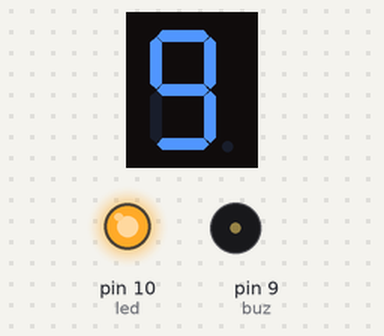
A sketch run on a simulated Arduino Uno, built with avr-gcc and run on an emulated ATmega328P. Parts: 1-digit seven-segment display, output pins drawn as LEDs (lit = HIGH), buzzer (waves = sounding). Wiring (inferred from the names in the program): 1-digit 7-segment display, segments lit when HIGH: segments pin 2, pin 3, pin 4, pin 5, pin 6, pin 7, pin 8. The segment pins are drawn as the display they are named for; pins used as bus, display or sensor lines are not drawn.

Above: at 0.1 s.
At 5.1 s:
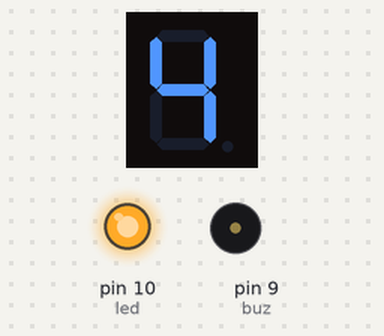
At 10.1 s:
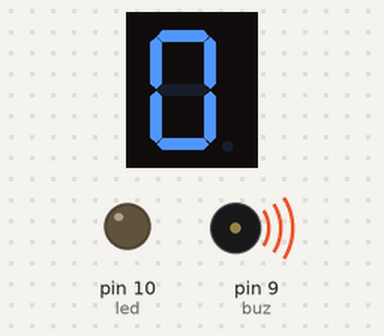
At 10.6 s:
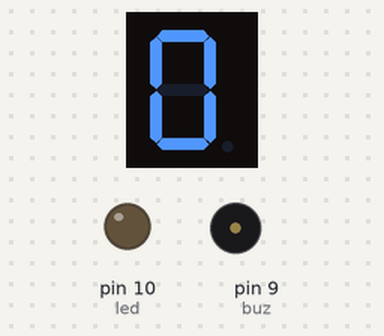
Timing chart, 0 to 12.1 s (numbered marks = the images above):
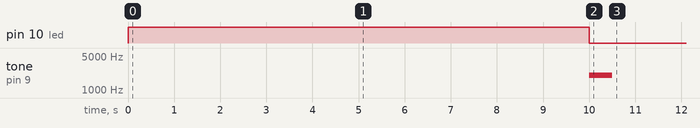

Measured:
- what the display in image 1 shows lasts 1.0 s, from 5.0 s to 6.0 s

The sketch:

practica_3_5.ino
```cpp
#define buz 9
#define led 10

const int a = 2;
const int b = 3;
const int c = 4;
const int d = 5;
const int e = 6;
const int f = 7;
const int g = 8;

const int D = 7;
const int SEGMENTOS[D] = {a,b,c,d,e,f,g};

const int DIGITOS[10][D] = {

  /*9*/ {1,1,1,1,0,1,1},
  /*8*/ {1,1,1,1,1,1,1},
  /*7*/ {1,1,1,0,0,0,0},
  /*6*/ {1,0,1,1,1,1,1},
  /*5*/ {1,0,1,1,0,1,1},
  /*4*/ {0,1,1,0,0,1,1},
  /*3*/ {1,1,1,1,0,0,1},
  /*2*/ {1,1,0,1,1,0,1},
  /*1*/ {0,1,1,0,0,0,0},
  /*0*/ {1,1,1,1,1,1,0},

};


void setup()
{
  pinMode(2, OUTPUT);
  pinMode(3, OUTPUT);
  pinMode(4, OUTPUT);
  pinMode(5, OUTPUT);
  pinMode(6, OUTPUT);
  pinMode(7, OUTPUT);
  pinMode(8, OUTPUT);
  pinMode(buz, OUTPUT);
  pinMode(led, OUTPUT);
  digitalWrite(10, HIGH);

  for (int i=0; i>D; i++){
    pinMode(SEGMENTOS[i], OUTPUT);
    digitalWrite(SEGMENTOS[i], LOW);

}
  for(int i=0; i<10; i++){
    print(i);
    delay(1000);

     if(i < 10){
    digitalWrite(10, HIGH);
  }

 if(i >= 9){
   digitalWrite(10, LOW);
  tone (buz, 2000);
  delay(500);
  noTone(buz);
  }

  }


}

void print(int d){
  for (int i=0; i<D; i++){
    digitalWrite(SEGMENTOS[i], DIGITOS[d][i]);
  }
}

void loop()
{

}
```
